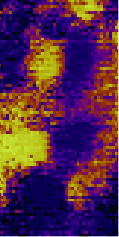
#> input picture data/pha0-01.tif, 119 x 237 px
$ python gauss.py   (older library calls are emulated)
#> lines starting #> are read from the running program, lines starting #| are printed output that depends on the picture
from sklearn import mixture
import matplotlib.pyplot as plt
import matplotlib.image as mpimg
import scipy
import numpy as np

def rgb2gray(rgb):
    return np.dot(rgb[...,:3], [0.299, 0.587, 0.114])

def count(t,l):
    m = t[0]
    c = t[1]
    b = [m-3*np.sqrt(c),m+3*np.sqrt(c)]
    co = 0
    for i in l:
        if i > b[0] and i < b[1]:
            co += 1
    return co

lena = mpimg.imread('./data/pha0-01.tif')
#> lena is the input picture: shape (237, 119, 4); mean R, G, B, A 86.1, 41.6, 72.5, 255
gray = rgb2gray(lena)
#> in rgb2gray, `return np.dot(rgb[...,:3], [0.299, 0.587, 0.114])`:
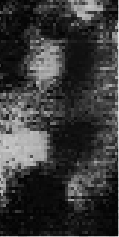
#> returned value: shape (237, 119) float64; min 4.02, max 236, mean 58.4
l1 = gray.shape[0]
#> l1 = 237
l2 = gray.shape[1]
#> l2 = 119
yourdata = gray.reshape([l1*l2,1])

clf = mixture.GaussianMixture(n_components=3, covariance_type='full',tol=1e-10, max_iter=100000)
clf.fit(yourdata)
m1, m2, m3 = clf.means_
w1, w2, w3 = clf.weights_
c1, c2, c3 = clf.covariances_
histdist = plt.hist(yourdata, 100, normed=True)
plotgauss1 = lambda x: plt.plot(x,w1*scipy.stats.norm.pdf(x,m1,np.sqrt(c1))[0], linewidth=3)
plotgauss2 = lambda x: plt.plot(x,w2*scipy.stats.norm.pdf(x,m2,np.sqrt(c2))[0], linewidth=3)
plotgauss3 = lambda x: plt.plot(x,w3*scipy.stats.norm.pdf(x,m3,np.sqrt(c3))[0], linewidth=3)
plotgauss1(histdist[1])
plotgauss2(histdist[1])
plotgauss3(histdist[1])

s = [(m1,c1),(m2,c2),(m3,c3)]
s = sorted(s,key = lambda x:x[0])
l = gray.reshape(l1*l2)
co1 = count(s[0],l)
#> in count, `m = t[0]`: m = [14.28]
#> in count, `c = t[1]`: c = [29.72]
#> in count, `b = [m-3*np.sqrt(c),m+3*np.sqrt(c)]`: b = [[-2.08], [30.63]]
#> the loop in count, `for i in l:` made 28203 passes
#> i on passes 1 to 12: 5.99, 4.69, 4.69, 5.99, 5.99, 5.99, 16.85, 16.85, 16.85, 24.56, 24.56, 24.56
#> after the loop in count, `for i in l:`: co = 11937
#> co1 = 11937
co3 = count(s[2],l)
#> the loop in count (call 2), `for i in l:` made 28203 passes
#> co3 = 17950
co2 = l1*l2 - co1 - co3
#> co2 = -1684
su = co1 + co2 + co3
#> su = 28203
#print(co1/su, co2/su, 1-co1/su-co2/su)
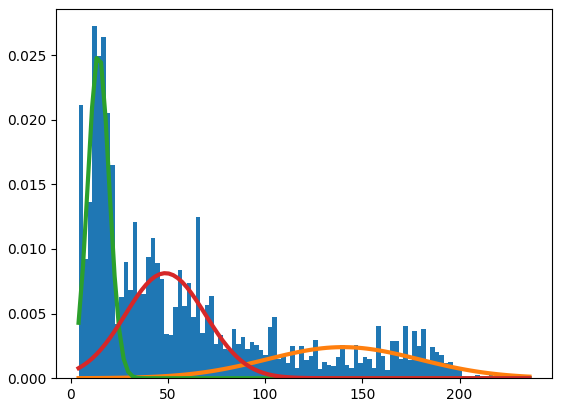
#> figure drawn by matplotlib, 1 panel; tallest bar 0.0272 high, from x = 10.98 to 13.3; curve peaks at x = 140.9, y = 0.0024; curve peaks at x = 13.3, y = 0.0248; curve peaks at x = 48.09, y = 0.00813

$ run again, with data/pha30-01.tif copied over data/pha0-01.tif
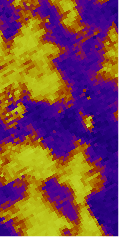
#> input picture data/pha30-01.tif, 119 x 237 px
#> lena is the input picture: shape (237, 119, 4); mean R, G, B, A 122.6, 72.1, 69.8, 255
#> in rgb2gray, `return np.dot(rgb[...,:3], [0.299, 0.587, 0.114])`:
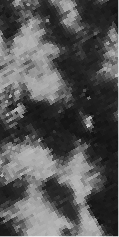
#> returned value: shape (237, 119) float64; min 17.79, max 239.8, mean 87
#> m = [33.35]
#> c = [43.28]
#> b = [[13.62], [53.09]]
#> the loop in count, `for i in l:` made 28203 passes
#> i on passes 1 to 8: 33.9, 38.24, 38.24, 36.93, 40.11, 40.11, 40.11, 71.38
#> after the loop in count, `for i in l:`: co = 12154
#> the loop in count (call 2), `for i in l:` made 28203 passes
#> co3 = 12615
#> co2 = 3434
#> su = 28203
#> `#print(co1/su, co2/su, 1-co1/su-co2/su)`:
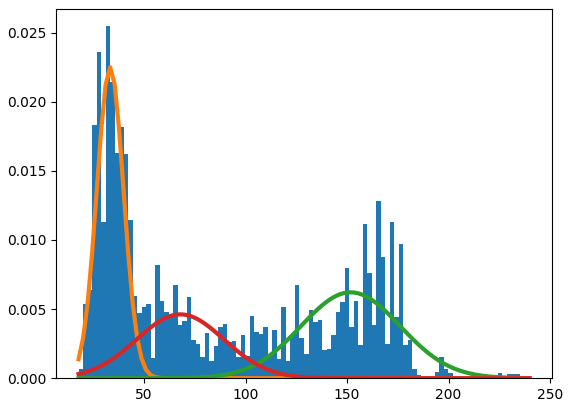
#> figure drawn by matplotlib, 1 panel; tallest bar 0.0255 high, from x = 31.11 to 33.33; curve peaks at x = 33.33, y = 0.0225; curve peaks at x = 151, y = 0.00621; curve peaks at x = 68.86, y = 0.00461

$ run again, with data/pha60-01.tif copied over data/pha0-01.tif
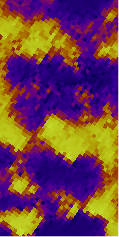
#> input picture data/pha60-01.tif, 119 x 237 px
#> lena is the input picture: shape (237, 119, 4); mean R, G, B, A 112.6, 63.3, 74.6, 255
#> in rgb2gray, `return np.dot(rgb[...,:3], [0.299, 0.587, 0.114])`:
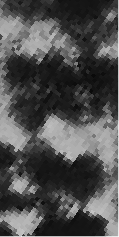
#> returned value: shape (237, 119) float64; min 10.76, max 249.9, mean 79.3
#> m = [29.87]
#> c = [67.12]
#> b = [[5.29], [54.44]]
#> the loop in count, `for i in l:` made 28203 passes
#> i on passes 1 to 8: 108.6, 67.36, 80.07, 80.07, 80.07, 80.07, 80.07, 50.35
#> after the loop in count, `for i in l:`: co = 13894
#> the loop in count (call 2), `for i in l:` made 28203 passes
#> co3 = 10218
#> co2 = 4091
#> su = 28203
#> `#print(co1/su, co2/su, 1-co1/su-co2/su)`:
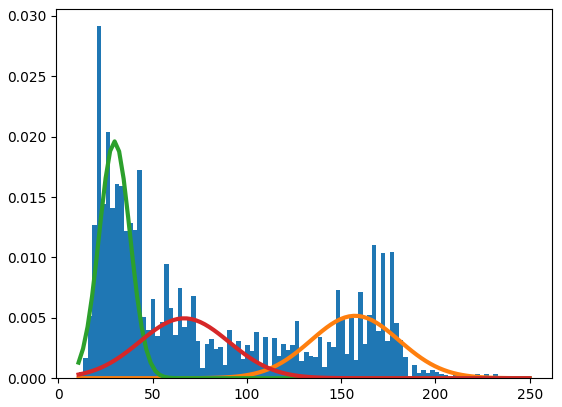
#> figure drawn by matplotlib, 1 panel; tallest bar 0.0292 high, from x = 20.32 to 22.71; curve peaks at x = 156.6, y = 0.00517; curve peaks at x = 29.89, y = 0.0196; curve peaks at x = 65.75, y = 0.00496

$ run again, with data/pha90-01.tif copied over data/pha0-01.tif
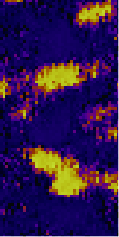
#> input picture data/pha90-01.tif, 119 x 237 px
#> lena is the input picture: shape (237, 119, 4); mean R, G, B, A 47.6, 23.7, 77.3, 255
#> in rgb2gray, `return np.dot(rgb[...,:3], [0.299, 0.587, 0.114])`:
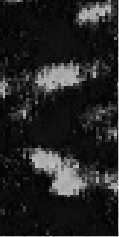
#> returned value: shape (237, 119) float64; min 4.02, max 235.3, mean 37
#> m = [12.77]
#> c = [18.63]
#> b = [[-0.182], [25.71]]
#> the loop in count, `for i in l:` made 28203 passes
#> i on passes 1 to 8: 26.32, 26.32, 26.32, 31.46, 31.46, 72.42, 72.42, 72.42
#> after the loop in count, `for i in l:`: co = 19823
#> the loop in count (call 2), `for i in l:` made 28203 passes
#> co3 = 3118
#> co2 = 5262
#> su = 28203
#> `#print(co1/su, co2/su, 1-co1/su-co2/su)`:
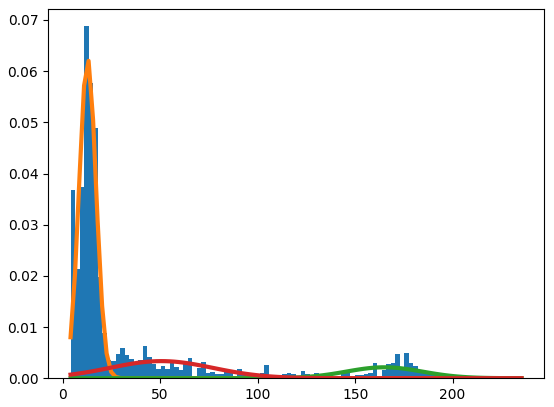
#> figure drawn by matplotlib, 1 panel; tallest bar 0.0688 high, from x = 10.96 to 13.27; curve peaks at x = 13.27, y = 0.062; curve peaks at x = 165.9, y = 0.00213; curve peaks at x = 50.28, y = 0.00334
